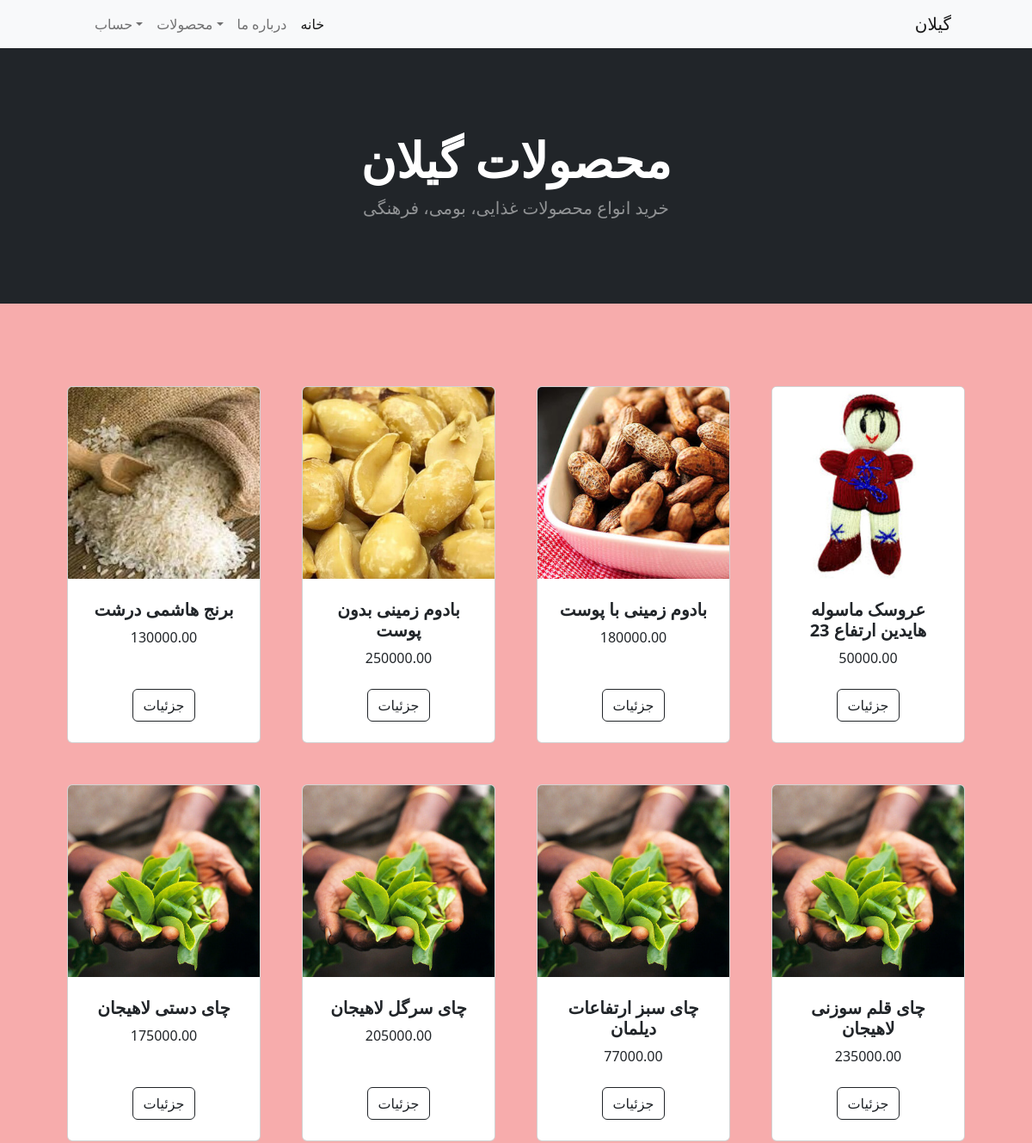
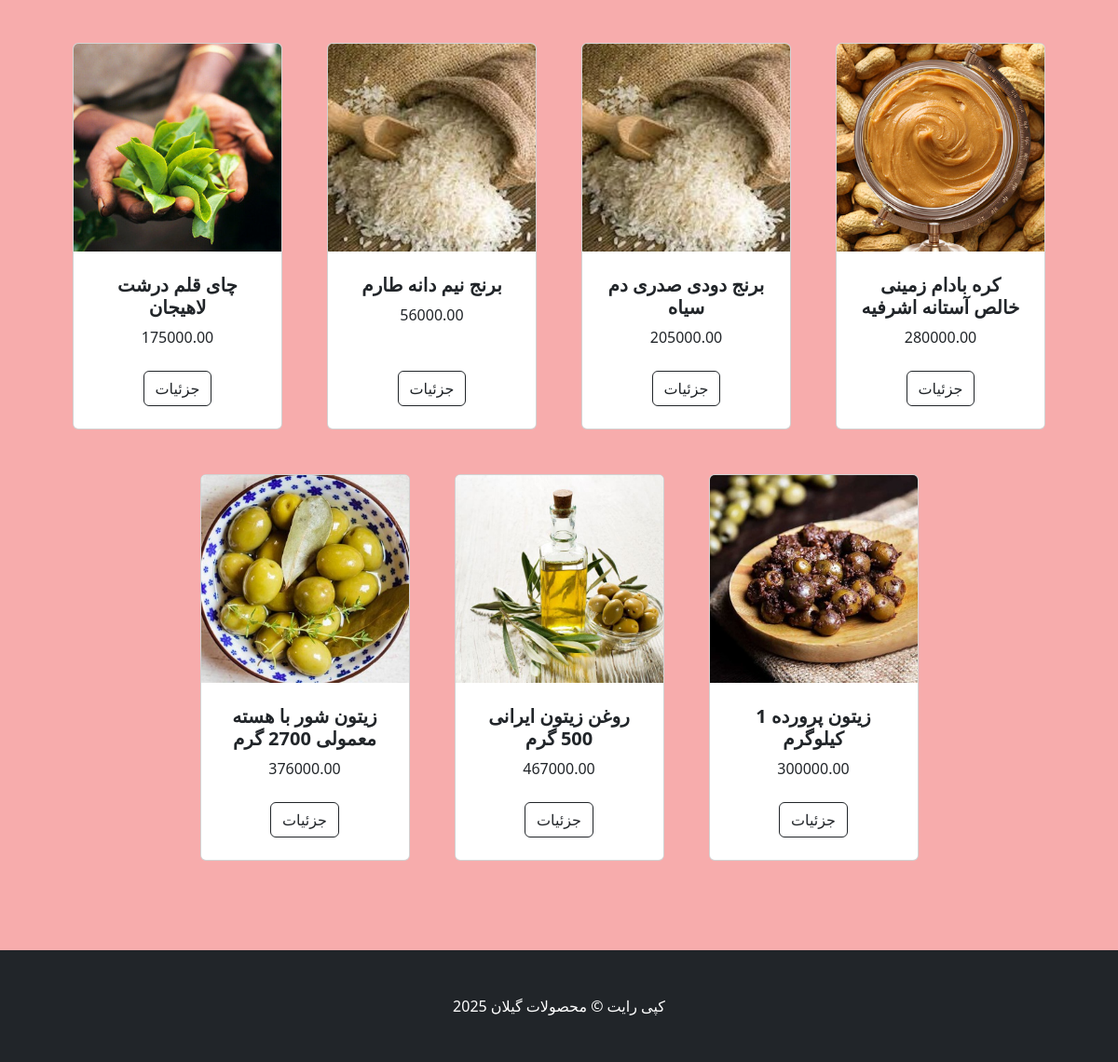
The page / on the database its author committed (2 pictures, top to bottom).
### store/models.py (models this page shows, shortened)
class product(models.Model):
    name = models.CharField(max_length=225)
    price = models.DecimalField(default=0, max_digits=10, decimal_places=2)
    description = models.TextField(blank=True, null=True)
    category = models.ForeignKey(category, on_delete=models.CASCADE, default=1)
    image = models.ImageField(upload_to='uploads/product/', null=True)

### store/views.py (the view)
# urls.py: path('', homepage, name='homepage'),
def homepage(request):
    products = product.objects.all()
    return render(request,'homepage.html', {'products': products})

### cart/context_processors.py (called while the page is built)
def cart(request):
    return{'cart':Cart(request)}

### templates/homepage.html
{% extends "index.html" %}
{% block content%}
<header class="bg-dark py-5">
    <div class="container px-4 px-lg-5 my-5">
        <div class="text-center text-white">
            <h1 class="display-4 fw-bolder">محصولات گیلان</h1>
            <p class="lead fw-normal text-white-50 mb-0">خرید انواع محصولات غذایی، بومی، فرهنگی</p>
        </div>
    </div>
</header>
<section class="py-5">
    <div class="container px-4 px-lg-5 mt-5">
        <div class="row gx-4 gx-lg-5 row-cols-2 row-cols-md-3 row-cols-xl-4 justify-content-center">
            {%for product in products%}
            <div class="col mb-5">
                <div class="card h-100">
                        <img class="card-img-top" src="{{ product.image.url }}" alt="..." />
                        <div class="card-body p-4">
                            <div class="text-center">
                                <h5 class="fw-bolder">{{product.name}}</h5>
                                {{ product.price }}
                            </div>
                        </div>
                        <div class="card-footer p-4 pt-0 border-top-0 bg-transparent">
                            <div class="text-center"><a class="btn btn-outline-dark mt-auto" href="{%url 'product' product.id%}">جزئیات</a></div>
                        </div>
                    </div>
                </div>
                {% endfor %}
            </div>
    </div>
</section>
{% endblock content%}

### templates/index.html (shortened to what this page needs)
{% load static %}
<!DOCTYPE html>
<html lang="en">
    <head>
        <link href="https://cdn.jsdelivr.net/npm/bootstrap-icons@1.5.0/font/bootstrap-icons.css" rel="stylesheet" />
        <link href="{% static 'css/styles.css' %}" rel="stylesheet" />
    </head>
    <body>
        <nav class="navbar navbar-expand-lg navbar-light bg-light">
            <div class="container px-4 px-lg-5 d-flex flex-row-reverse">
                <a class="navbar-brand" href="{% url 'homepage'%}">گیلان</a>
                <div class="collapse navbar-collapse d-flex flex-row-reverse" id="navbarSupportedContent">
                    <ul class="navbar-nav me-auto mb-2 mb-lg-0 ms-lg-4 d-flex flex-row-reverse">
                        <li class="nav-item"><a class="nav-link active d-flex flex-row-reverse" aria-current="page" href="{% url 'homepage'%}">خانه</a></li>
                        <li class="nav-item"><a class="nav-link d-flex flex-row-reverse" href="{% url 'aboutus'%}">درباره ما</a></li>
                        <li class="nav-item dropdown">
                            <a class="nav-link dropdown-toggle" id="navbarDropdown" href="#" role="button" data-bs-toggle="dropdown" aria-expanded="false">محصولات</a>
                        </li>
                        <li class="nav-item dropdown">
                            <a class="nav-link dropdown-toggle" id="navbarDropdown" href="#" role="button" data-bs-toggle="dropdown" aria-expanded="false">حساب</a>
                        </li>
                    </ul>
                </div>
            </div>
        </nav>
        {% block content %}{% endblock content %}
        <footer class="py-5 bg-dark">
            <div class="container"><p class="m-0 text-center text-white">کپی رایت &copy; محصولات گیلان 2025</p></div>
        </footer>
    </body>
</html>

### rows shown on the page
product: image (picture), name "برنج هاشمی درشت", price "130000.00"
product: image (picture), name "بادوم زمینی بدون پوست", price "250000.00"
product: image (picture), name "بادوم زمینی با پوست", price "180000.00"
product: image (picture), name "عروسک ماسوله هایدین ارتفاع 23", price "50000.00"
product: image (picture), name "چای دستی لاهیجان", price "175000.00"
product: image (picture), name "چای سرگل لاهیجان", price "205000.00"
product: image (picture), name "چای سبز ارتفاعات دیلمان", price "77000.00"
product: image (picture), name "چای قلم سوزنی لاهیجان", price "235000.00"
product: image (picture), name "چای قلم درشت لاهیجان", price "175000.00"
product: image (picture), name "برنج نیم دانه طارم", price "56000.00"
product: image (picture), name "برنج دودی صدری دم سیاه", price "205000.00"
product: image (picture), name "کره بادام زمینی خالص آستانه اشرفیه", price "280000.00"
product: image (picture), name "زیتون شور با هسته معمولی 2700 گرم", price "376000.00"
product: image (picture), name "روغن زیتون ایرانی 500 گرم", price "467000.00"
product: image (picture), name "زیتون پرورده 1 کیلوگرم", price "300000.00"
